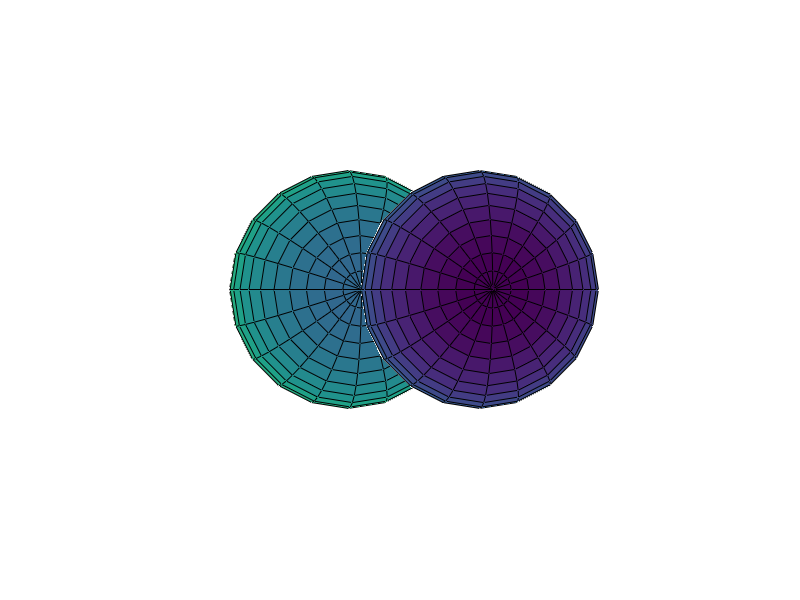

Write MATLAB code to recreate this figure. (Note: this script raises an error after producing the figure.)
function collocated_scene_maker
    clear all; close all;
    
    % specify come camera properties
    
    % location in meters
    cam_x = 0;
    cam_y = 0;
    cam_z = 0;
    
    % horizontal and vertical FOV angles (in deg)
    h_fov = 40;
    v_fov = 30;
    
    % specify location for a virtual object
    obj_x = 0;
    obj_y = 0;
    obj_z = 5;
    
    % get vertex coordinates for unit radius sphere
    [X,Y,Z] = sphere;
    
    % shift sphere out from origin
    X = X + obj_x;
    Y = Y + obj_y;
    Z = Z + obj_z;
    
    
    figure; hold on;
    surf(X-1,Y,Z-1);
    surf(X,Y,Z);
    axis equal; axis off;
    xlabel('x (m)'); ylabel('y (m)'); zlabel('z (m)');
    
    campos([cam_x cam_y cam_z]); % specify the location of the camera ==> needs to be position x y z from the datafiles
    camproj('perspective'); % assert perspective projection
    camva(h_fov); % set camera FOV -- need to figure out how to make this non-square - can just put an occluder
    camup([0 1 0]); % set so that positive y is up
    camtarget([0 0 1]); % tell camera to look straight down the z axis

end 